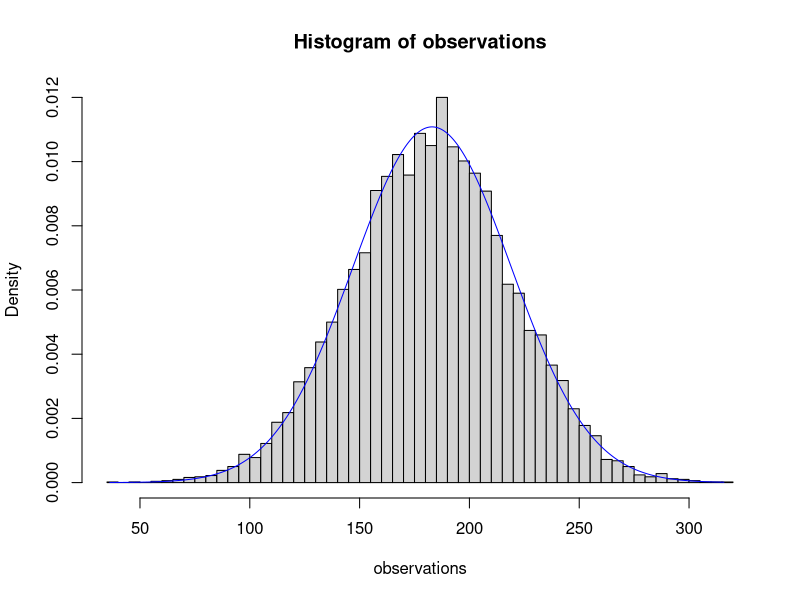

The R script that drew this image:
# Genereer 10000 willekeurige normaal verdeelde getallen:
n <- 10000
m <- 183
s <- 36
observations <- rnorm(n, m, s)

# Teken een histogram van de relatieve ipv de absolute
# frequenties.
# Speel met de waarde van "breaks" om een "fijner" of "grover"
# histogram te bekomen.
hist(observations,probability = T, breaks = 50)

x <- seq(from = min(observations),
         to = max(observations), 
         length.out = n)
# Bereken de dichtheidsfunctie
y <- dnorm(x, m, s)

# Bereken y-waarden voor de dichtheidsfunctie
y <- dnorm(x, m, s)

# Voeg deze functie toe aan het histogram
lines(x, y, col = 'blue')


1- pnorm( 55,mean = 43.1, sd = 6.6)

